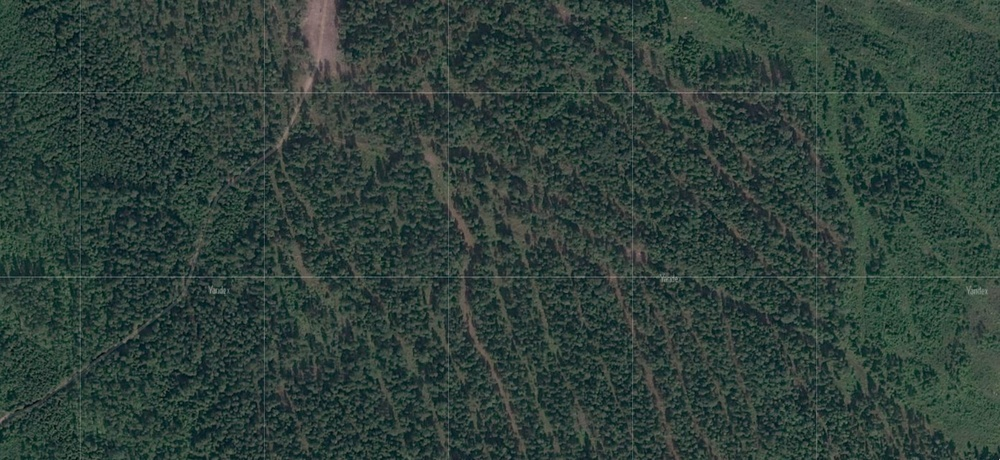
#> input picture server/image_processing/detector/forest2.jpg, 1000 x 460 px, shrunk from 1738 x 799 before the run
$ python -i otsu_method.py   (imports and definitions only)   (older library calls are emulated)
#> lines starting #> are read from the running program, lines starting #| are printed output that depends on the picture; after the words box and inside, x2 and y2 are one past the last pixel; in counts of white or black regions, pixels touching at a corner belong together
#> further down, picture is the input picture: shape (460, 1000, 3); mean B, G, R 58, 64.3, 47.5
import cv2
import numpy as np
from osgeo import gdal


def get_image_RGB(image_name, geotif_bytes):
    '''
    Преобразовывает tif файл в 3-х канальное 8-битное изображение и возвращает его, как массив numpy.

    geotif_bytes - путь до tif файла.
    '''
    gdal.FileFromMemBuffer("/vsimem/" + image_name, geotif_bytes)
    image = gdal.Open("/vsimem/" + image_name)

    # As, there are 3 bands, we will store in 3 different variables
    band_1 = image.GetRasterBand(1) # red channel
    band_2 = image.GetRasterBand(2) # green channel
    band_3 = image.GetRasterBand(3) # blue channel

    b1 = band_1.ReadAsArray()
    b2 = band_2.ReadAsArray()
    b3 = band_3.ReadAsArray()

    # Normalize input image to range [0, 255]
    normalized_b1 = cv2.normalize(b1, None, 0, 255, cv2.NORM_MINMAX, cv2.CV_8U)
    normalized_b2 = cv2.normalize(b2, None, 0, 255, cv2.NORM_MINMAX, cv2.CV_8U)
    normalized_b3 = cv2.normalize(b3, None, 0, 255, cv2.NORM_MINMAX, cv2.CV_8U)

    del image
    gdal.Unlink("/vsimem/" + image_name)

    return np.dstack((normalized_b1, normalized_b2, normalized_b3))


def otsu_method(image_RGB):
    '''
    Метод Otsu выделения выделяющихся объектов на изображении. Возвращает контуры найденных объектов.

    image_RGB - 3-х канальное 8-битное изображение (преобразование изначального tif с помощью get_image_RGB).
    '''
    gray = cv2.cvtColor(image_RGB, cv2.COLOR_BGR2GRAY)

    # denoise the image with a Gaussian filter
    blurred_image = cv2.GaussianBlur(gray,(5,5),0)
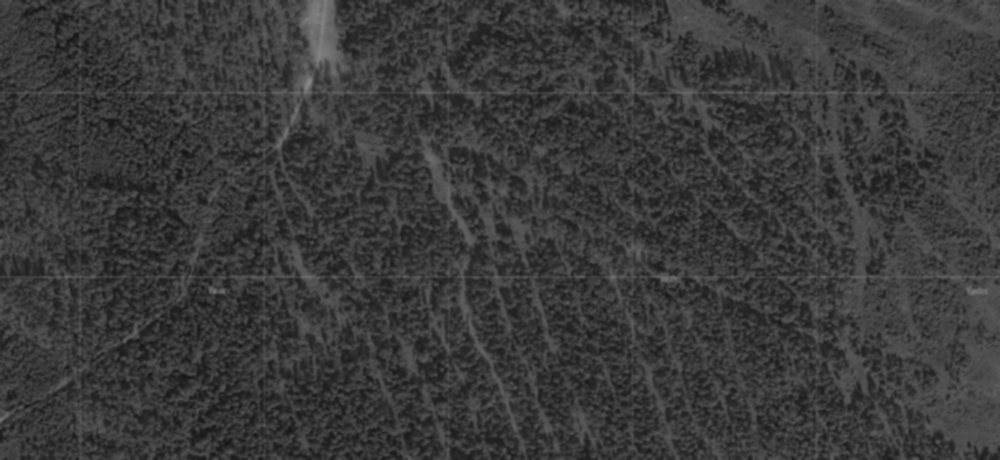
#> blurred_image: shape (460, 1000); min 21, max 135, mean 58.6

    otsu_threshold, image_result = cv2.threshold(
        blurred_image, 0, 255, cv2.THRESH_BINARY_INV + cv2.THRESH_OTSU,
    )
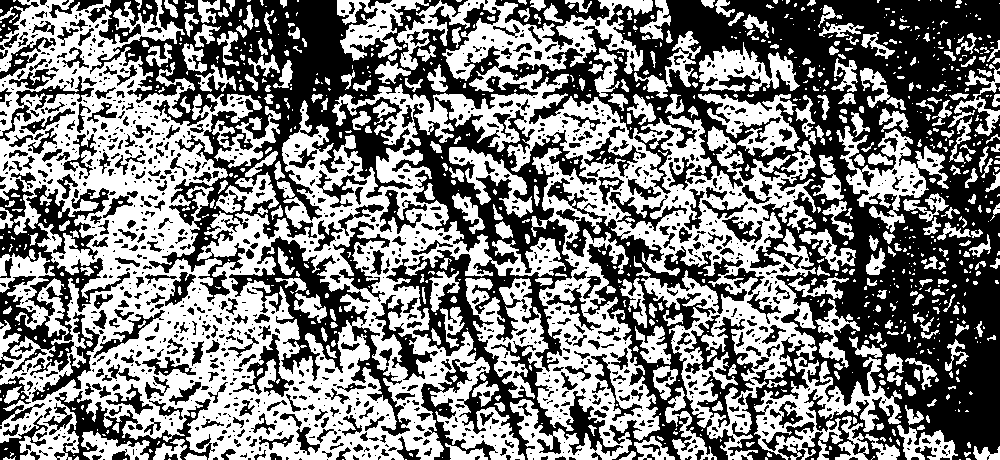
#> image_result: shape (460, 1000); 50% white; 1435 black regions (964 under 20 px), largest, box (x1, y1, x2, y2) and area: (90, 0, 1000, 460) 121115, (386, 97, 623, 460) 21966, (547, 178, 747, 460) 11474
#> otsu_threshold = 58

    # Remove noise and fill holes in the binary image using morphological operations
    kernel = cv2.getStructuringElement(cv2.MORPH_ELLIPSE, (20, 20))
    closed = cv2.morphologyEx(image_result, cv2.MORPH_OPEN, kernel)
#> closed: shape (460, 1000); every value is 0

    # Find the contours in the input image
    contours, hierarchy = cv2.findContours(closed, cv2.RETR_TREE, cv2.CHAIN_APPROX_TC89_L1)
#> contours = []
    return contours

>>> import cv2
>>> picture = cv2.imread('../detector/forest2.jpg')
>>> result = otsu_method(picture)
#> result = []
